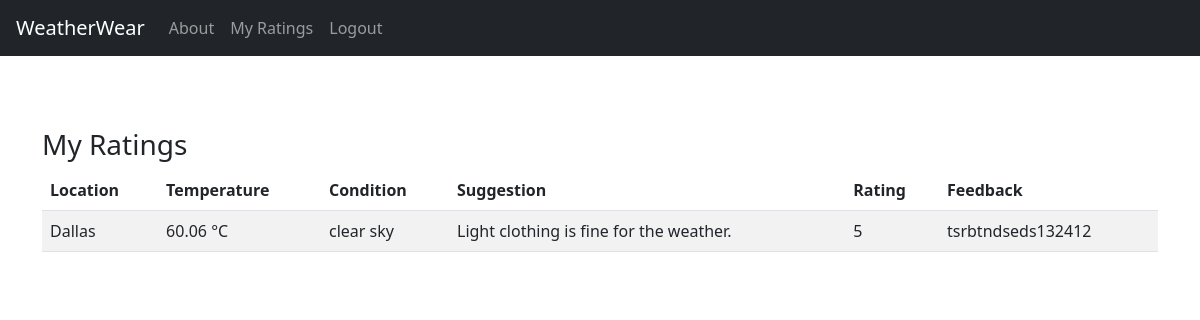
Screenshot of /myratings/ (signed in) with the database file from the repository.
### weather/models.py (models this page shows, shortened)
class ClothingRating(models.Model):
    preference = models.ForeignKey(WeatherPreference, on_delete=models.CASCADE)
    user = models.ForeignKey(User, on_delete=models.CASCADE)
    rating = models.IntegerField(choices=[(i, i) for i in range(1, 6)])
    feedback = models.TextField(blank=True)

class WeatherPreference(models.Model):
    user = models.ForeignKey(User, on_delete=models.CASCADE)
    location = models.CharField(max_length=100)
    temperature = models.FloatField()
    condition = models.CharField(max_length=100)
    recommendation = models.TextField()
    timestamp = models.DateTimeField(auto_now_add=True)

### weather/views.py (the view)
# urls.py: path('myratings/', weather_views.my_ratings, name='my_ratings'),  # step 4
@login_required
def my_ratings(request):
    ratings = ClothingRating.objects.filter(user=request.user).select_related('preference')
    return render(request, 'weather/my_ratings.html', {'ratings': ratings})

### weather/templates/weather/my_ratings.html
{% extends 'weather/base.html' %}
{% block content %}
<div class="container mt-5">
    <h3>My Ratings</h3>
    {% if ratings %}
        <table class="table table-striped">
            <thead>
                <tr>
                    <th>Location</th>
                    <th>Temperature</th>
                    <th>Condition</th>
                    <th>Suggestion</th>
                    <th>Rating</th>
                    <th>Feedback</th>
                </tr>
            </thead>
            <tbody>
                {% for rating in ratings %}
                    <tr>
                        <td>{{ rating.preference.location }}</td>
                        <td>{{ rating.preference.temperature }} °C</td>
                        <td>{{ rating.preference.condition }}</td>
                        <td>{{ rating.preference.recommendation }}</td>
                        <td>{{ rating.rating }}</td>
                        <td>{{ rating.feedback }}</td>
                    </tr>
                {% endfor %}
            </tbody>
        </table>
    {% else %}
        <p>You have not submitted any ratings yet.</p>
    {% endif %}
</div>
{% endblock %}

### rows the page displays
ClothingRating: preference.location "Dallas", preference.temperature "60.06", preference.condition "clear sky", preference.recommendation "Light clothing is fine for the weather.", rating "5", feedback "tsrbtndseds132412"
